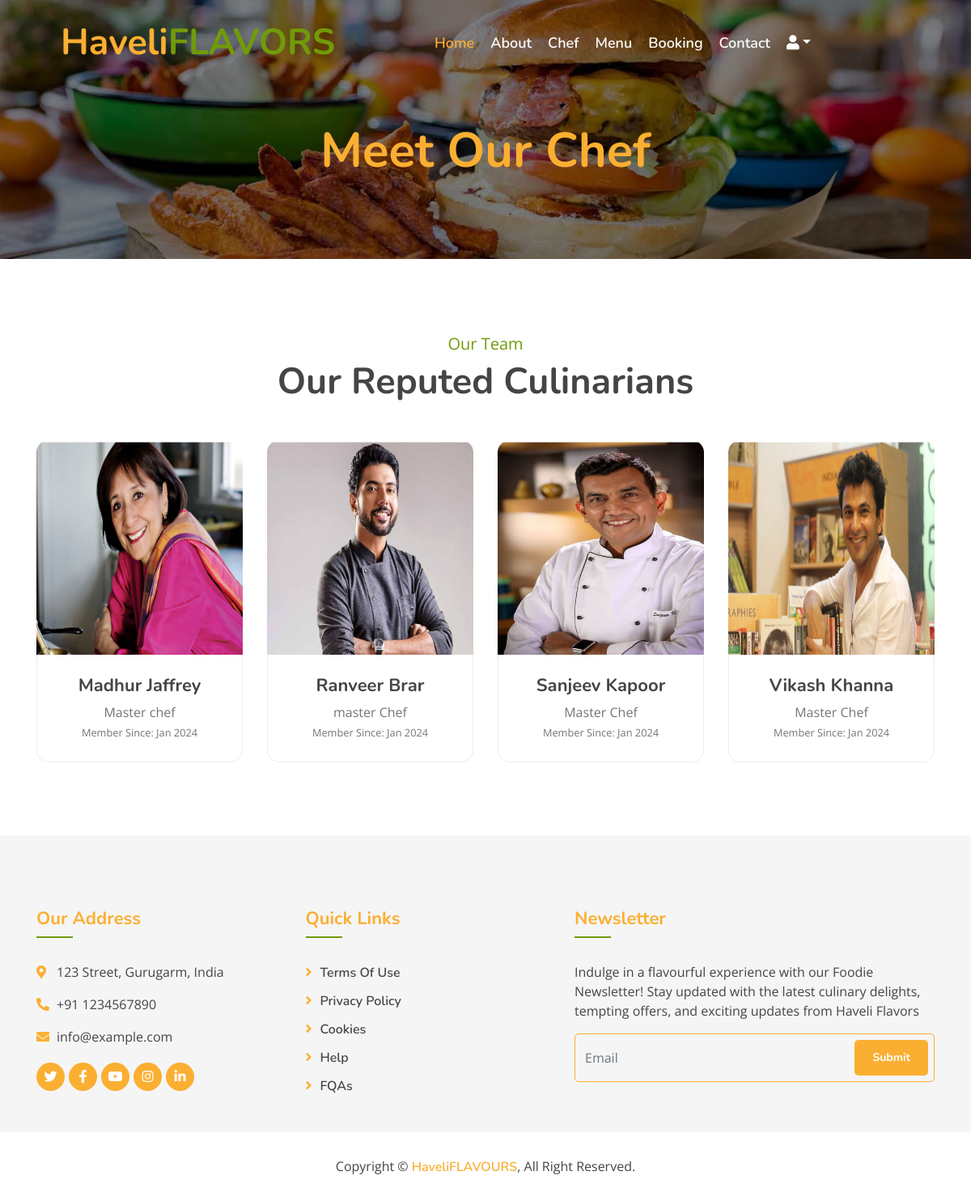
Screenshot of /team/ (signed in) with the database file from the repository.
### myapp/models.py (models this page shows, shortened)
class Team(models.Model):
    name = models.CharField(max_length=100)
    designation = models.CharField(max_length=100)
    image = models.ImageField(upload_to="team")
    added_on = models.DateTimeField(auto_now_add=True)
    updated_on = models.DateTimeField(auto_now=True)

### myapp/views.py (the view)
# urls.py: path('team/',views.team_members,name="team"),
def team_members(request):
    context={}
    members = Team.objects.all().order_by('name')
    context['team_members'] = members
    return render(request,'team.html', context)

### template/team.html (shortened to what this page needs)
{% extends "base.html" %}
{% block content %}
        <div class="page-header">
            <div class="container">
                <div class="row">
                    <div class="col-12">
                        <h2>Meet Our Chef</h2>
                    </div>
                </div>
            </div>
        </div>
        <div class="team">
            <div class="container">
                <div class="section-header text-center">
                    <p>Our Team</p>
                    <h2>Our Reputed Culinarians </h2>
                </div>
                <div class="row">
                {% for m in team_members %}
                    <div class="col-lg-3 col-md-6">
                        <div class="team-item">
                            <div class="team-img">
                                <img src="/media/{{m.image}}" style="height:250px;" alt="Image">
                                <div class="team-social">
                                </div>
                            </div>
                            <div class="team-text">
                                <h2>{{m.name}}</h2>
                                <p>{{m.designation}}</p>
                                <p><small>Member Since: Jan 2024</small></p>
                            </div>
                        </div>
                    </div>
                {% endfor %}
                </div>
            </div>
        </div>
{% endblock %}

### static/css/style.css (style rules this page uses)
body { color: #757575; background: #cdae7d; font-family: 'open sans', sans-serif; }
h1, h2, h3, h4, h5, h6 { color: #454545; font-family: 'Nunito', sans-serif; }
.page-header { position: relative; margin-bottom: 45px; padding: 150px 0 90px 0; text-align: center; background: linear-gradient(rgba(0, 0, 0, .5), rgba(0, 0, 0, .5)), url(../img/page-header.jpg); background-position: center; background-repeat: no-repeat; background-size: cover; }
.page-header h2 { position: relative; color: #fbaf32; font-size: 60px; font-weight: 700; }
.section-header { position: relative; margin-bottom: 45px; }
.section-header p { color: #719a0a; margin-bottom: 5px; position: relative; font-size: 20px; }
.section-header h2 { margin: 0; position: relative; font-size: 45px; font-weight: 700; }
.team { position: relative; width: 100%; padding: 45px 0 15px 0; }
.team .team-item { position: relative; margin-bottom: 30px; background: #ffffff; }
.team .team-img { position: relative; border-radius: 15px 15px 0 0; overflow: hidden; }
.team .team-img img { position: relative; width: 100%; margin-top: 15px; transform: scale(1.1); transition: .3s; }
.team .team-social { position: absolute; width: 100%; height: 100%; top: 0; left: 0; display: flex; align-items: center; justify-content: center; transition: .5s; }
.team .team-text { position: relative; padding: 25px 15px; text-align: center; background: #ffffff; border: 1px solid rgba(0, 0, 0, .07); border-top: none; border-radius: 0 0 15px 15px; }
.team .team-text h2 { font-size: 22px; font-weight: 700; }
.team .team-text p { margin: 0; font-size: 16px; }

### rows the page displays
Team: image (picture), name "Madhur Jaffrey", designation "Master chef"
Team: image (picture), name "Ranveer Brar", designation "master Chef"
Team: image (picture), name "Sanjeev Kapoor", designation "Master Chef"
Team: image (picture), name "Vikash Khanna", designation "Master Chef"
